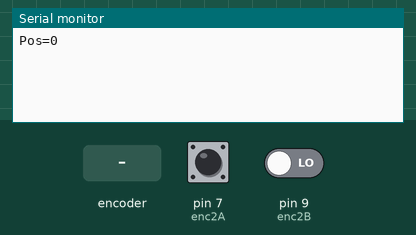
This sketch was run on a simulated Arduino Uno, built with avr-gcc and run on an emulated ATmega328P. Shown: the last lines printed to the serial monitor. The test bench sets the inputs (shaded band); at power-on: pin 7 (enc2A) HIGH, pin 9 (enc2B) LOW.

Above: at 1.2 s.
1.3 s: rotary encoder on pin 7 (enc2A) / pin 9 (enc2B) turned 1 step (first pin leading)
At 2.5 s:
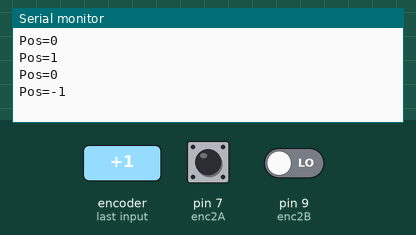
3.0 s: rotary encoder on pin 7 (enc2A) / pin 9 (enc2B) turned 1 step (first pin leading)
At 3.8 s:
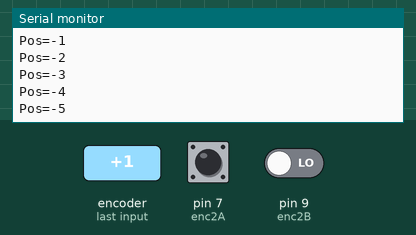
Timing chart, 0 to 6.0 s (numbered marks = the images above; inputs shaded):
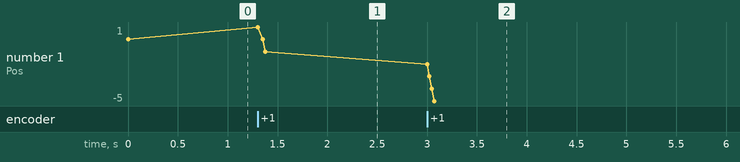

The sketch:

Encoder_Pin_Change_Interrupt_UNO.ino
```cpp
const int enc2A = 7;
const int enc2B = 9;
int pos = 0;
int rev = 0;
int ppr = 20000 ;
int lastpos = -5;
int newpos  = 0;
void setup() {
  // put your setup code here, to run once:
  cli();
  PCICR |= 0b00000101 ; // PortD and PortB
  PCMSK0 |= 1 << PB1 ; //Pin 9;
  PCMSK2 |= 1 << PD7 ; //Pin 7;
  sei();
  Serial.begin(9600);
}

ISR(PCINT0_vect)
{
  if(digitalRead(enc2B) == HIGH)
  {
    if(digitalRead(enc2A) == LOW)
    pos++;
    else
    pos--;
  }
  else
  {
    if(digitalRead(enc2A) == HIGH)
    pos++;
    else
    pos--;
  }
}
ISR (PCINT2_vect)
{
  if(digitalRead(enc2B) == HIGH)
  {
    if(digitalRead(enc2A) == HIGH)
    pos++;
    else
    pos--;
  }
  else
  {
    if(digitalRead(enc2A) == LOW)
    pos++;
    else
    pos--;
  }
}

void loop() {
  // put your main code here, to run repeatedly:
newpos = pos;
  if(newpos!=lastpos)
  {
  Serial.print("Pos=");
  Serial.println(pos);
  }
lastpos=newpos;
}
```

Measured:
- after the input at 1.3 s, the serial monitor: prints a new line at once (image 1)
- after the input at 3.0 s, the serial monitor: prints a new line at once (image 2)
- plotted number 1: 0 → -1 after the input at 1.3 s, -1 → -5 after the input at 3.0 s
